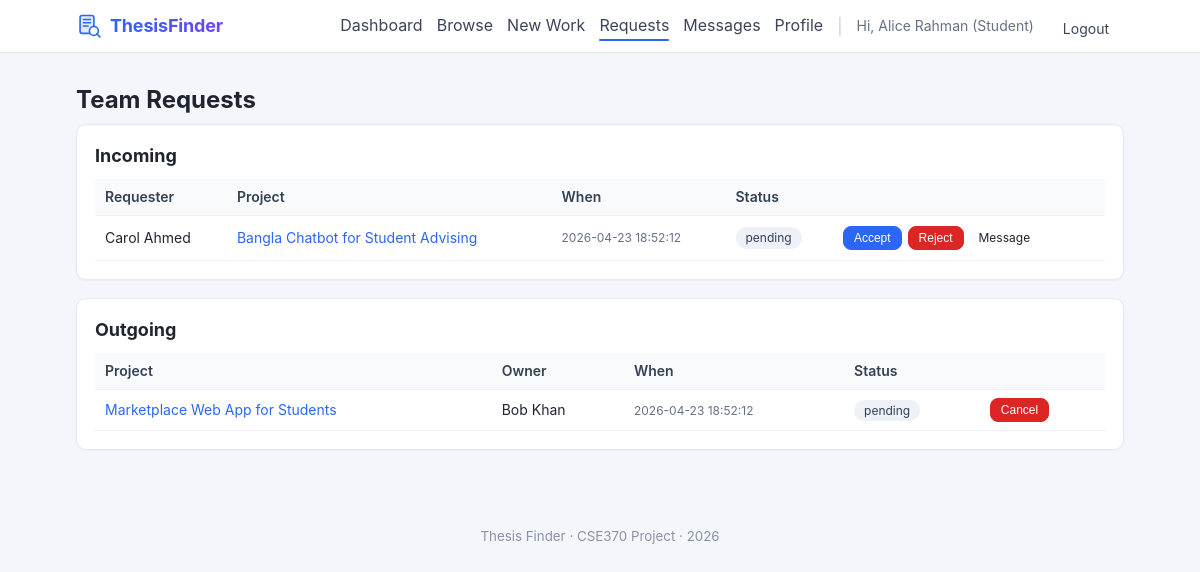
Page /requests/index.php (signed in) on the committed database.
### tables this page shows
CREATE TABLE team_request (
    request_id    INT AUTO_INCREMENT PRIMARY KEY,
    project_id    INT NOT NULL,
    requester_id  INT NOT NULL,
    requested_at  DATETIME NOT NULL DEFAULT CURRENT_TIMESTAMP,
    CONSTRAINT fk_tr_work      FOREIGN KEY (project_id)   REFERENCES work(project_id) ON DELETE CASCADE,
    CONSTRAINT fk_tr_requester FOREIGN KEY (requester_id) REFERENCES user(id)         ON DELETE CASCADE
);

CREATE TABLE user (
    id              INT AUTO_INCREMENT PRIMARY KEY,
    email           VARCHAR(120) NOT NULL UNIQUE,
    password        VARCHAR(255) NOT NULL,
    name            VARCHAR(120) NOT NULL,
    student_flag    TINYINT(1) NOT NULL DEFAULT 0,
    teacher_flag    TINYINT(1) NOT NULL DEFAULT 0,
    created_at      DATETIME NOT NULL DEFAULT CURRENT_TIMESTAMP
);

CREATE TABLE work (
    project_id    INT AUTO_INCREMENT PRIMARY KEY,
    title         VARCHAR(200) NOT NULL,
    description   TEXT,
    owner_id      INT NOT NULL,
    created_at    DATETIME NOT NULL DEFAULT CURRENT_TIMESTAMP,
    supervisor_id INT DEFAULT NULL,
    thesis_flag   TINYINT(1) NOT NULL DEFAULT 0,
    project_flag  TINYINT(1) NOT NULL DEFAULT 0,
    CONSTRAINT fk_work_owner      FOREIGN KEY (owner_id)      REFERENCES user(id)         ON DELETE CASCADE,
    CONSTRAINT fk_work_supervisor FOREIGN KEY (supervisor_id) REFERENCES teacher(user_id) ON DELETE SET NULL
);

### includes/auth.php (called while the page is built, shortened)
<?php
function url(string $path): string {
    return BASE_URL . $path;
}
function current_user_id(): ?int {
    return $_SESSION['user_id'] ?? null;
}
function h(?string $s): string {
    return htmlspecialchars((string)$s, ENT_QUOTES | ENT_SUBSTITUTE, 'UTF-8');
}

### requests/index.php (the view, shortened to what this page needs)
<?php
require_once __DIR__ . '/../config/db.php';
require_once __DIR__ . '/../includes/auth.php';
$uid = current_user_id();
$inc = $conn->prepare("
    SELECT tr.request_id, tr.requested_at, w.project_id, w.title, u.id AS requester_id, u.name AS requester_name,
           (SELECT team_request_status FROM team_request_status WHERE request_id = tr.request_id ORDER BY team_request_status LIMIT 1) AS status
    FROM team_request tr
    JOIN work w ON w.project_id = tr.project_id
    JOIN user u ON u.id = tr.requester_id
    WHERE w.owner_id = ?
    ORDER BY tr.requested_at DESC
");
$inc->bind_param('i', $uid); $inc->execute();
$incoming = $inc->get_result()->fetch_all(MYSQLI_ASSOC); $inc->close();
$out = $conn->prepare("
    SELECT tr.request_id, tr.requested_at, w.project_id, w.title, u.name AS owner_name,
           (SELECT team_request_status FROM team_request_status WHERE request_id = tr.request_id ORDER BY team_request_status LIMIT 1) AS status
    FROM team_request tr
    JOIN work w ON w.project_id = tr.project_id
    JOIN user u ON u.id = w.owner_id
    WHERE tr.requester_id = ?
    ORDER BY tr.requested_at DESC
");
$out->bind_param('i', $uid); $out->execute();
$outgoing = $out->get_result()->fetch_all(MYSQLI_ASSOC); $out->close();
require __DIR__ . '/../includes/header.php';
?>
<h1>Team Requests</h1>
<section class="card">
    <h2>Incoming</h2>
    <?php if (!$incoming): ?>
        <p class="muted">No incoming requests.</p>
    <?php else: ?>
        <table class="table">
            <thead><tr><th>Requester</th><th>Project</th><th>When</th><th>Status</th><th></th></tr></thead>
            <tbody>
            <?php foreach ($incoming as $r): ?>
                <tr id="req-<?= (int)$r['request_id'] ?>">
                    <td><?= h($r['requester_name']) ?></td>
                    <td><a href="<?= url('/projects/view.php') ?>?id=<?= (int)$r['project_id'] ?>"><?= h($r['title']) ?></a></td>
                    <td class="muted small"><?= h($r['requested_at']) ?></td>
                    <td><span class="tag"><?= h($r['status'] ?? 'pending') ?></span></td>
                    <td>
                        <?php if (($r['status'] ?? 'pending') === 'pending'): ?>
                            <form method="post" class="inline-form">
                                <button class="btn btn-sm btn-primary" name="action" value="accept">Accept</button>
                                <button class="btn btn-sm btn-danger"  name="action" value="reject">Reject</button>
                            </form>
                        <?php endif; ?>
                        <a class="btn btn-sm btn-ghost" href="<?= url('/messages/thread.php') ?>?with=<?= (int)$r['requester_id'] ?>">Message</a>
                    </td>
                </tr>
            <?php endforeach; ?>
            </tbody>
        </table>
    <?php endif; ?>
</section>
<section class="card">
    <h2>Outgoing</h2>
    <?php if (!$outgoing): ?>
        <p class="muted">You haven't sent any requests.</p>
    <?php else: ?>
        <table class="table">
            <thead><tr><th>Project</th><th>Owner</th><th>When</th><th>Status</th><th></th></tr></thead>
            <tbody>
            <?php foreach ($outgoing as $r): ?>
                <tr>
                    <td><a href="<?= url('/projects/view.php') ?>?id=<?= (int)$r['project_id'] ?>"><?= h($r['title']) ?></a></td>
                    <td><?= h($r['owner_name']) ?></td>
                    <td class="muted small"><?= h($r['requested_at']) ?></td>
                    <td><span class="tag"><?= h($r['status'] ?? 'pending') ?></span></td>
                    <td>
                        <?php if (($r['status'] ?? 'pending') === 'pending'): ?>
                            <form method="post" class="inline-form">
                                <button class="btn btn-sm btn-danger" name="action" value="cancel">Cancel</button>
                            </form>
                        <?php endif; ?>
                    </td>
                </tr>
            <?php endforeach; ?>
            </tbody>
        </table>
    <?php endif; ?>
</section>
<?php require __DIR__ . '/../includes/footer.php'; ?>

### assets/css/style.css (style rules this page uses)
* { box-sizing: border-box; }
html, body { margin: 0; padding: 0; }
body { font-family: -apple-system, BlinkMacSystemFont, "Segoe UI", Roboto, Helvetica, Arial, sans-serif; background: #f4f6fb; color: #1f2430; line-height: 1.45; }
a { color: #2b66f6; text-decoration: none; }
.card { background: #fff; border: 1px solid #e5e8f0; border-radius: 10px; padding: 18px; margin-bottom: 18px; box-shadow: 0 1px 2px rgba(15,23,42,.04); }
h1 { font-size: 24px; margin: 14px 0 6px; }
h2 { font-size: 18px; margin: 0 0 10px; }
.btn { display: inline-block; padding: 8px 14px; border: 1px solid #d0d5dd; background: #fff; color: #1f2430; border-radius: 8px; cursor: pointer; font-size: 14px; text-decoration: none; transition: background .15s, border-color .15s; }
.btn-primary { background: #2b66f6; border-color: #2b66f6; color: #fff; }
.btn-danger { background: #dc2626; border-color: #dc2626; color: #fff; }
.btn-ghost { background: transparent; border-color: transparent; }
.btn-sm { padding: 4px 10px; font-size: 12px; }
.muted { color: #667085; }
.small { font-size: 12px; }
.tag { display: inline-block; padding: 2px 10px; font-size: 12px; background: #eef1f7; color: #344054; border-radius: 999px; }
.table { width: 100%; border-collapse: collapse; font-size: 14px; }
.table th, .table td { text-align: left; padding: 8px 10px; border-bottom: 1px solid #eef1f7; vertical-align: middle; }
.table th { background: #f9fafb; color: #344054; font-weight: 600; }
.inline-form { display: inline-flex; gap: 6px; }

### assets/css/motion.css (style rules this page uses)
:root { --motion-instant: 100ms; --motion-fast: 180ms; --motion-base: 240ms; --motion-slow: 360ms; --motion-slower: 600ms; --ease-out: cubic-bezier(0.16, 1, 0.3, 1); --ease-in-out: cubic-bezier(0.65, 0, 0.35, 1); --ease-spring: cubic-bezier(0.34, 1.56, 0.64, 1); --accent: #2b66f6; --accent-soft: rgba(43, 102, 246, 0.18); }
.card, .work-card { transition: transform var(--motion-fast) var(--ease-out), box-shadow var(--motion-fast) var(--ease-out), border-color var(--motion-fast) var(--ease-out); }
.btn { transition: transform var(--motion-fast) var(--ease-out), background var(--motion-fast) var(--ease-out), box-shadow var(--motion-fast) var(--ease-out), border-color var(--motion-fast) var(--ease-out); }

### rows in the picture
team_request: requester.name "Carol Ahmed", project.title "Bangla Chatbot for Student Advising", requested_at "2026-04-23 18:52:12", status "pending"
team_request: project.title "Marketplace Web App for Students", user.name "Bob Khan", requested_at "2026-04-23 18:52:12", status "pending"

### other values in the picture
current_user_name() "Alice Rahman"
